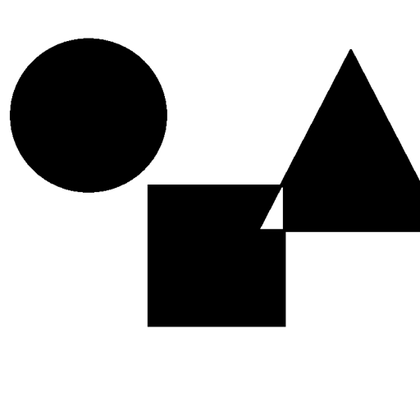
%> input picture Images/geometry.bmp, 420 x 420 px, shrunk from 512 x 512 before the run
$ octave --eval "RandomGridChenTsao2009nnTest;"   (GNU Octave 9; MATLAB toolbox functions it lacks are replaced by stand-ins)
%> lines starting %> are read from the running program, lines starting %| are printed output that depends on the picture; in (x1, y1, x2, y2) boxes, pixels count from 0 and x2, y2 are one past the last pixel; in counts of white or black regions, pixels touching at a corner belong together; the program's own positions count from 1
%> in RandomGridChenTsao2009nnTest, imageIn is the input picture: size 420x420 uint8; min 0, max 255, mean 176.5
### ProbRg/RandomGridChenTsao2009nn.m
function [shares, stacked]= RandomGridChenTsao2009nn(imageIn, n, type)
%> called with n = 3, type = 1
% Implement the Chen and Tsao 2009 paper on (n,n) scheme for random grid.
% 2009 Visual secret sharing by random grids revisited
[nR, nC] = size(imageIn);
%> nR = 420; nC = 420
shares = zeros(nR, nC, n);
img = HalftoningED(imageIn);
for i=1:n-1
    [shares2, stacked2] = RandomGridKafri(img, type);
    shares(:,:,i) = shares2(:,:,1);
    shares(:,:,i+1) = shares2(:,:,2);
    img = shares(:,:,i+1);
end

stacked = ones(nR, nC);
for i = 1:n
    stacked = ~(~shares(:,:,i) | ~stacked);
end

### ExtendedVc/HalftoningED.m
function imageHT = HalftoningED(imageIn)
%=======================================================
% Error diffusion based halftoning for color images
%=======================================================
[M, N, S] = size(imageIn);
%> M = 420; N = 420; S = 1
imageIn = double(imageIn);
%> imageIn: size 420x420 double
imageHT = zeros(M+2, N+2, S);
for k = 1:S
    imageColor(:,:,k) = padarray(imageIn(:,:,k), [1 1], 'replicate', 'both');
end

for k = 1: S
    for i = 2:M+1
        for j = 2:N+1
            if imageColor(i,j,k) >= 127
                imageHT(i,j,k) = 255;
            else
                imageHT(i,j,k) = 0;
            end
            error = imageColor(i,j,k) - imageHT(i,j,k);

            % error diffusion
            imageColor(i,j+1,k) = imageColor(i,j+1,k) + error * (7/16);
            imageColor(i+1,j,k) = imageColor(i+1,j,k) + error * (5/16);
            imageColor(i+1,j-1,k) = imageColor(i+1,j-1,k) + error * (3/16);
            imageColor(i+1,j+1,k) = imageColor(i+1,j+1,k) + error * (1/16);
        end
    end
end
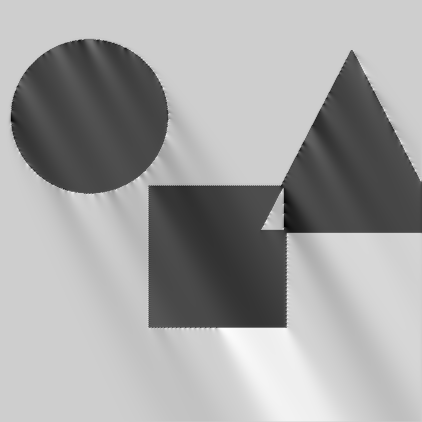
%> imageColor: size 422x422 double; min -113.1, max 341.5, mean 178.8; drawn with min black and max white
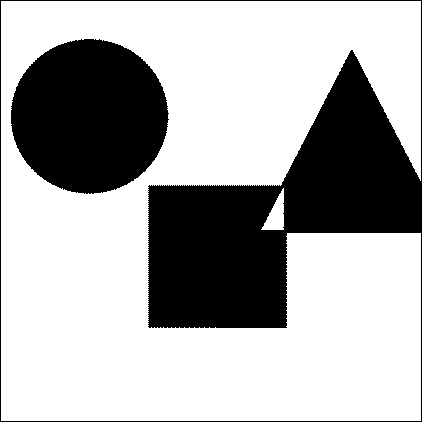
%> imageHT: size 422x422 double; 68.6% white; 2 black regions, box (x1, y1, x2, y2) and area: (0, 0, 422, 422) 36958, (11, 39, 169, 194) 19046
imageHT = uint8(imageHT(2:M+1, 2:N+1, :));
%> imageHT: size 420x420 uint8; 69.2% white; 2 black regions, box (x1, y1, x2, y2) and area: (147, 49, 420, 327) 35274, (10, 38, 168, 193) 19046

### ProbRg/RandomGridKafri.m
function [shares, stacked] = RandomGridKafri(img, type)
% Implmentation of the basic random grid VC proposed by Kafri, 3 types are
% implemented
%<Inputs>

img = img>0; % convert to binary {0,1}
switch type
    case 1
        [shares, stacked] = Kafri1(img);
    case 2
        [shares, stacked] = Kafri2(img);
    case 3
        [shares, stacked] = Kafri3(img);
    otherwise
        error('Wrong type! Type should be 1, 2 or 3');
end

%================================================
% Local functions
%================================================
%================================================
% Algorithm 1
%================================================
function [shares, stacked] = Kafri1(img)
[M, N] = size(img);
shares = zeros(M, N, 2);
stacked = zeros(M, N, 1);
shares(:,:, 1) = randi(2, M, N) -1;
for i = 1:M
    for j = 1:N
        if img(i,j) == 1 % white
            shares(i,j,2) = shares(i,j,1); % copy
        elseif img(i,j) == 0 % black
            shares(i,j,2) = 1 - shares(i,j,1); % complement
        else
            error('Secrect image should be binary with range {0,1}');
        end
    end
end
stacked = ~((~shares(:,:,1))|(~shares(:,:,2)));

%======================================================
% Algorithm 2 :
%======================================================
% [17 lines left out: function Kafri2, not called in this run]

%======================================================
% Algorithm 3
%======================================================
% [17 lines left out: function Kafri3, not called in this run]

### BasicVc/RandomGridChenTsao2009nnTest.m
function RandomGridChenTsao2009nnTest()
close all; clear;
n=3;
type = 1; % type 1 algorithm from Kafri

prevDir = pwd;
[dir, dummy, dummy2] = fileparts(mfilename('fullpath'));
cd(dir);
imageIn= imread('../Images/geometry.bmp','bmp');
[shares, stacked]= RandomGridChenTsao2009nn(imageIn, n, type);
%> the loop in RandomGridChenTsao2009nn, `for i=1:n-1` made 2 passes
%> pass 1, in RandomGridKafri, `[shares, stacked] = Kafri1(img);`:
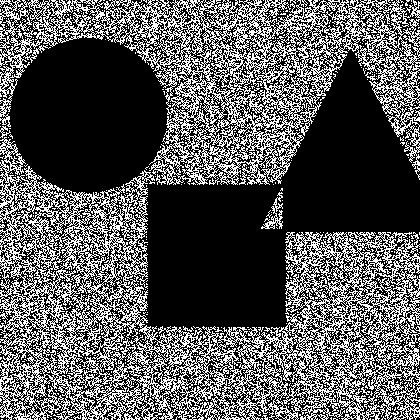
%> stacked: size 420x420 logical; 34.4% white in thin lines or dots
%> pass 1, in RandomGridChenTsao2009nn, `img = shares(:,:,i+1);`:
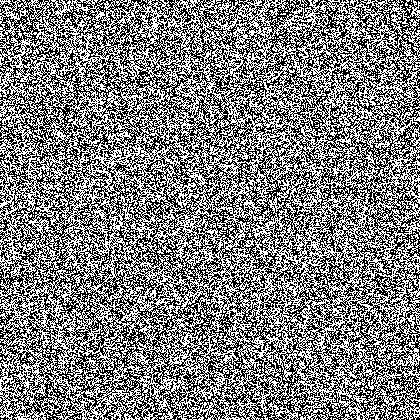
%> img: size 420x420 double; values 0 (black) and 1 (white), 49.8% white in thin lines or dots
%> after the loop in RandomGridChenTsao2009nn, `for i=1:n-1`:
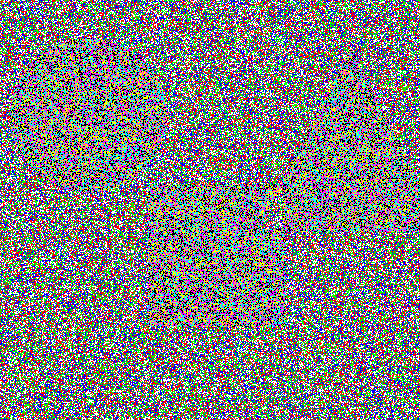
%> shares: size 420x420x3 double; mean R, G, B 0.499, 0.5, 0.5
%> the loop in RandomGridChenTsao2009nn, `for i = 1:n` made 3 passes
%> pass 1, in RandomGridChenTsao2009nn, `stacked = ~(~shares(:,:,i) | ~stacked);`:
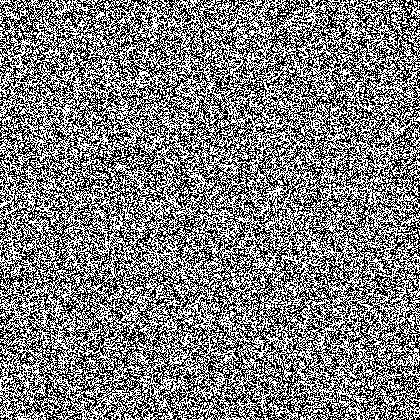
%> stacked: size 420x420 logical; 49.9% white in thin lines or dots
for i= 1:n
    figure;
    imshow(shares(:,:,i));
    title(['share ' num2str(i)]);
end

% stacking of share 1 and 2
target12 = ~(~shares(:,:,1) | ~shares(:,:,2));
figure; imshow(target12,[]);
title('target 12');
% stacking of share 1 and 3
target13 = ~(~shares(:,:,1) | ~shares(:,:,3));
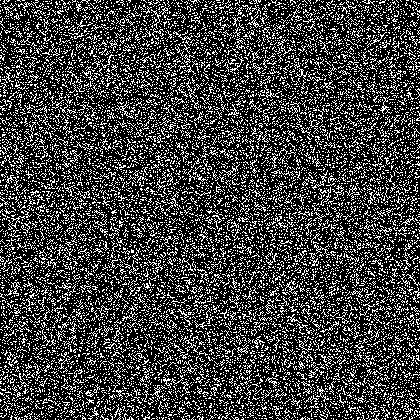
%> target13: size 420x420 logical; 24.9% white in thin lines or dots
figure; imshow(target13,[]);
title('target 13');
% target
figure;
imshow(stacked,[]); title('stacked');

$ run again, with Images/abc.bmp copied over Images/geometry.bmp
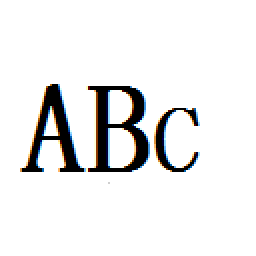
%> input picture Images/abc.bmp, 128 x 128 px (shown 2 times larger)
%> in RandomGridChenTsao2009nnTest, imageIn is the input picture: size 128x128x3 uint8; mean R, G, B 235.1, 235.1, 235.1
%> imageIn: size 128x128x3 double
%> the loop in RandomGridChenTsao2009nn, `for i=1:n-1` made 2 passes
%> pass 1, in RandomGridKafri, `[shares, stacked] = Kafri1(img);`:
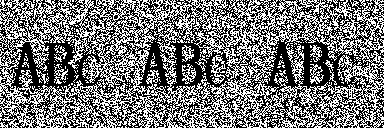
%> stacked: size 128x384 logical; 46.1% white in thin lines or dots
%> in RandomGridChenTsao2009nnTest, `target13 = ~(~shares(:,:,1) | ~shares(:,:,3));`:
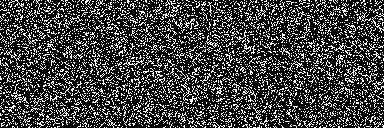
%> target13: size 128x384 logical; 25.1% white in thin lines or dots
